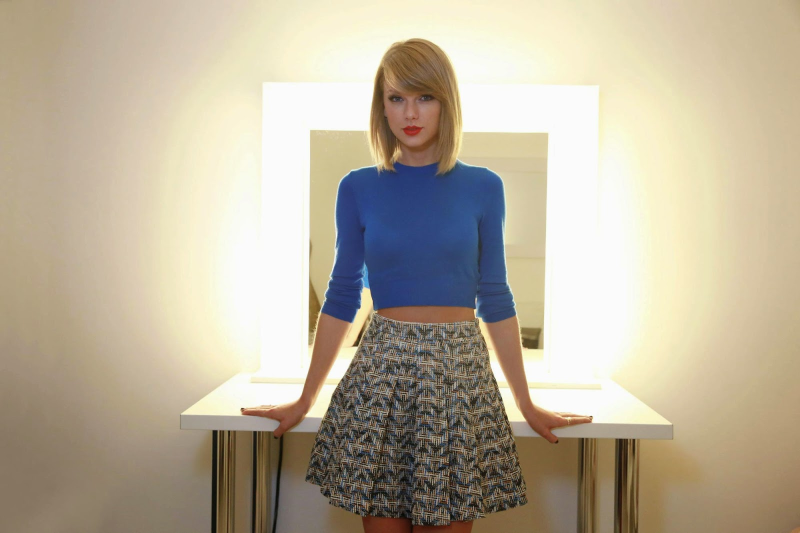
#> input picture download.jpg, 1600 x 1066 px (shown at 1/2 size)
$ python face_detection.py
#> lines starting #> are read from the running program, lines starting #| are printed output that depends on the picture; after the words box and inside, x2 and y2 are one past the last pixel; in counts of white or black regions, pixels touching at a corner belong together
import cv2

face_cascade = cv2.CascadeClassifier("haarcascade_frontalface_default.xml")

img = cv2.imread("download.jpg")
#> img is the input picture: shape (1066, 1600, 3); mean B, G, R 155.4, 175.7, 186.2
gray_img = cv2.cvtColor(img, cv2.COLOR_BGR2GRAY)
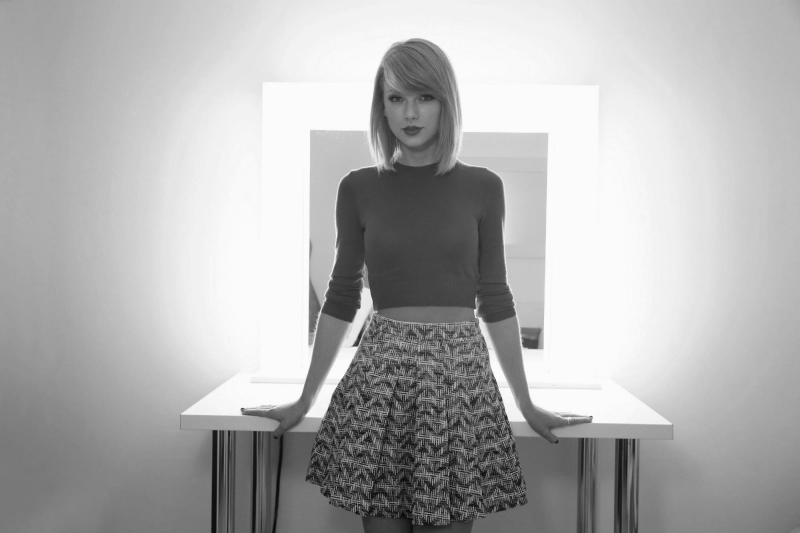
#> gray_img: shape (1066, 1600) (shown at 1/2 size); min 2, max 255, mean 176.5

faces = face_cascade.detectMultiScale(gray_img, scaleFactor=1.05, minNeighbors=5)
#> faces = [[748, 144, 150, 150]]

for x,y,w,h in faces:
    img = cv2.rectangle(img, (x, y), (x+w, y+h), (0, 255, 0), 3)
#> this loop made 1 pass
#> pass 1, `img = cv2.rectangle(img, (x, y), (x+w, y+h), (0, 255, 0), 3)`:
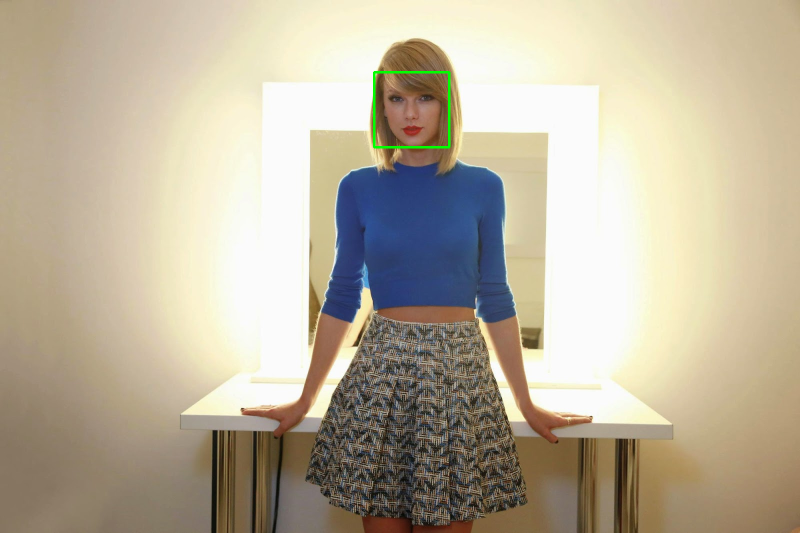
#> img: shape (1066, 1600, 3) (shown at 1/2 size); 0.18% of pixels changed, all inside (x1, y1, x2, y2) = (746, 142, 901, 297)

img = cv2.resize(img, (int(img.shape[1]/2), int(img.shape[0]/2)))
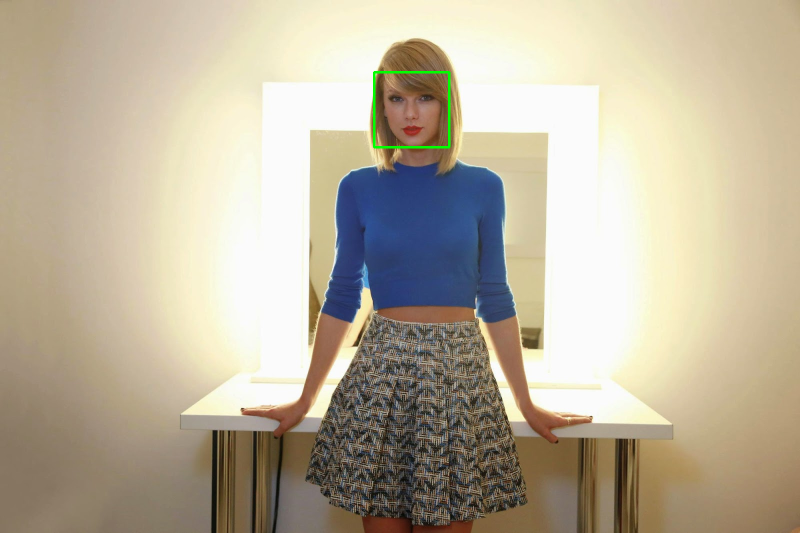
#> img: shape (533, 800, 3); mean B, G, R 155.4, 176, 186.1

cv2.imshow("TS", img)

cv2.waitKey(0)

cv2.destroyAllWindows()

$ run again, with WP.jpg copied over download.jpg
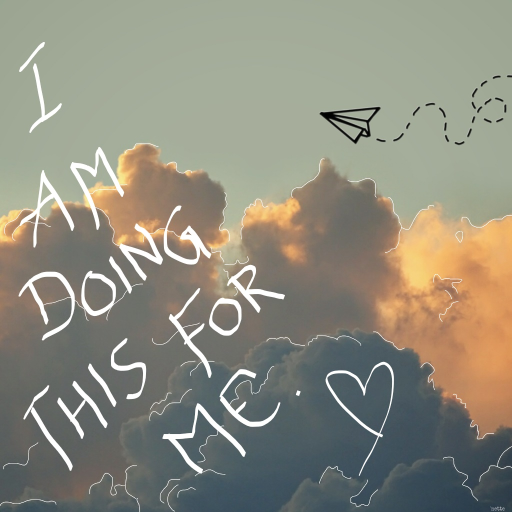
#> input picture WP.jpg, 1024 x 1024 px (shown at 1/2 size)
#> img is the input picture: shape (1024, 1024, 3); mean B, G, R 125.9, 140.1, 141.9
#> `gray_img = cv2.cvtColor(img, cv2.COLOR_BGR2GRAY)`:
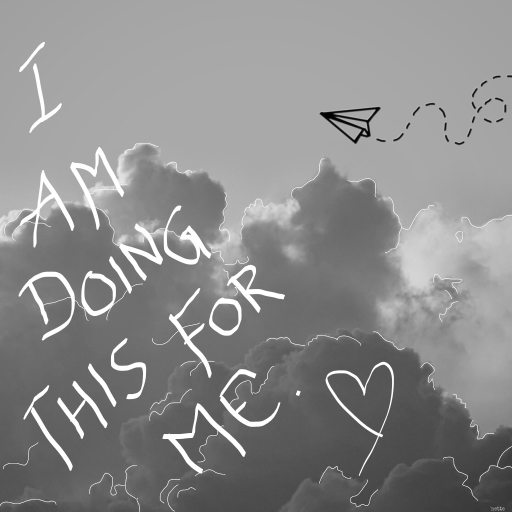
#> gray_img: shape (1024, 1024) (shown at 1/2 size); min 0, max 255, mean 139
#> faces = ()
#> `img = cv2.resize(img, (int(img.shape[1]/2), int(img.shape[0]/2)))`:
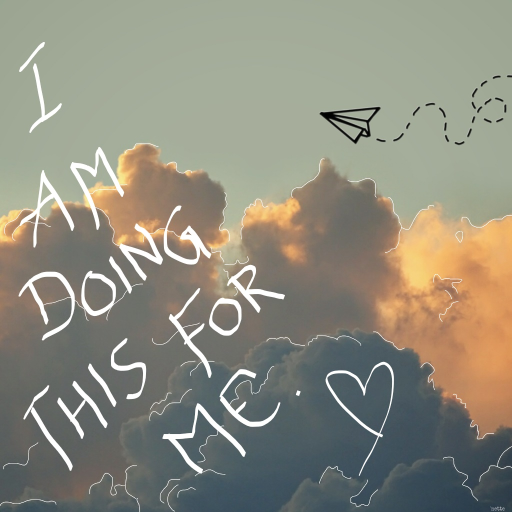
#> img: shape (512, 512, 3); mean B, G, R 126, 140.2, 142

$ run again, with ts.jpg copied over download.jpg
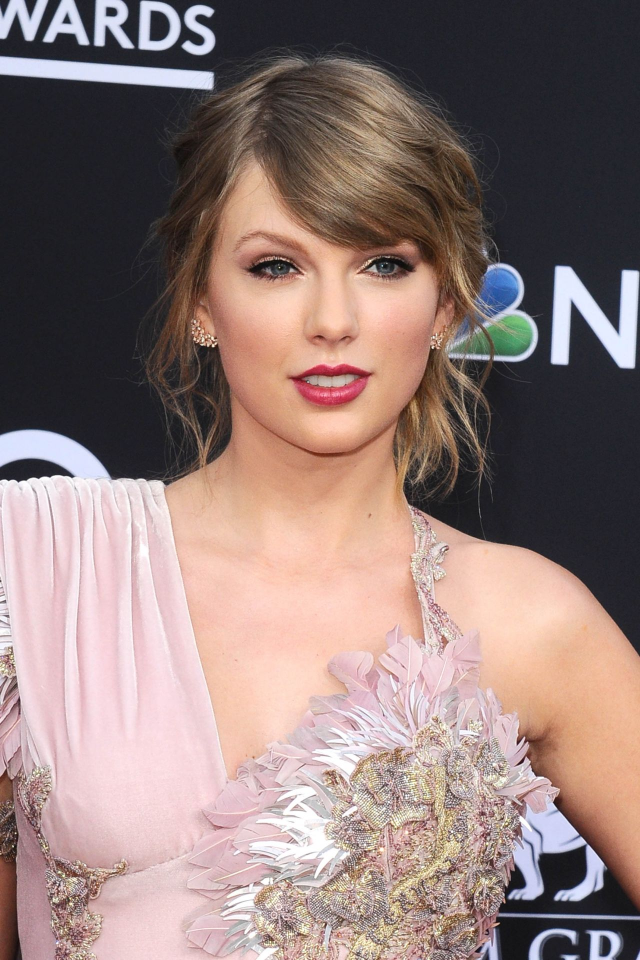
#> input picture ts.jpg, 1280 x 1920 px (shown at 1/2 size)
#> img is the input picture: shape (1920, 1280, 3); mean B, G, R 120.4, 124.1, 145.3
#> `gray_img = cv2.cvtColor(img, cv2.COLOR_BGR2GRAY)`:
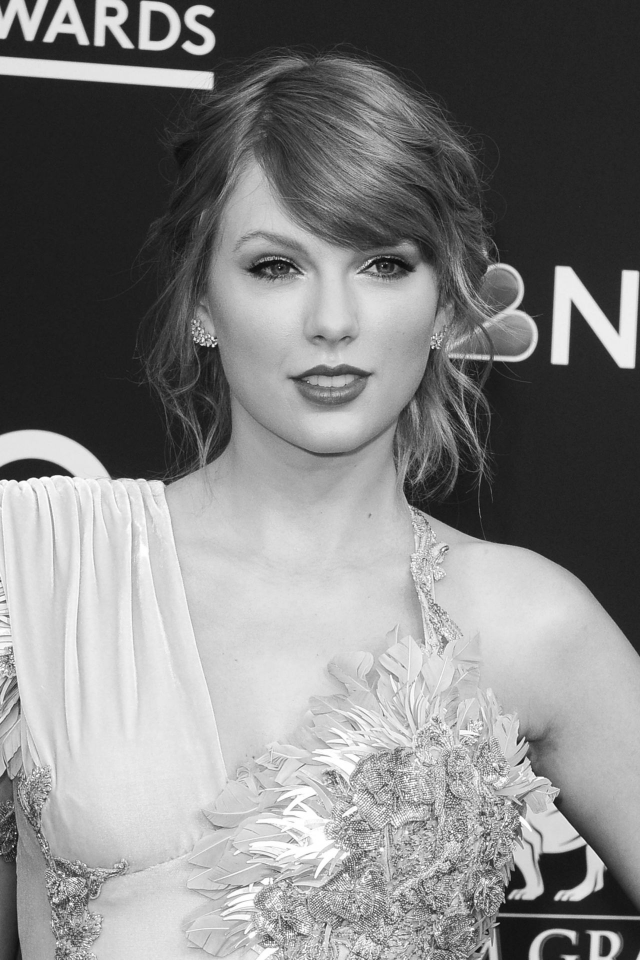
#> gray_img: shape (1920, 1280) (shown at 1/2 size); min 2, max 255, mean 130
#> faces = [[708, 176, 121, 121], [240, 364, 452, 452], [371, 313, 582, 582]]
#> the loop `for x,y,w,h in faces:` made 3 passes
#> `img = cv2.resize(img, (int(img.shape[1]/2), int(img.shape[0]/2)))`:
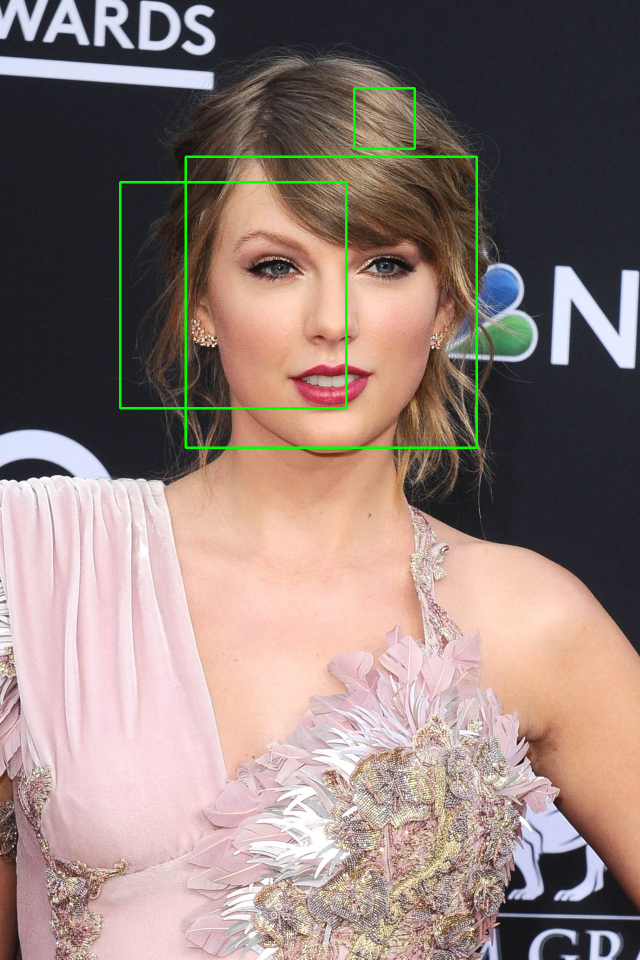
#> img: shape (960, 640, 3); mean B, G, R 119.9, 125.8, 144.5
